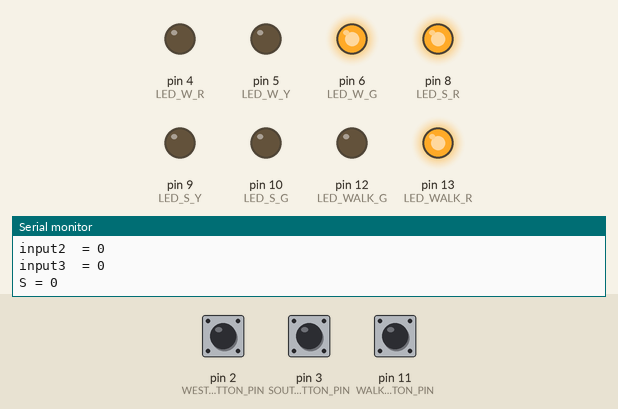
This sketch was run on a simulated Arduino Uno, built with avr-gcc and run on an emulated ATmega328P. On the bench: output pins drawn as LEDs (lit = HIGH), the last lines printed to the serial monitor. The inputs (shaded band) are chosen by the test bench; at power-on: pin 3 (SOUTH_BUTTON_PIN) LOW, pin 2 (WEST_BUTTON_PIN) LOW, pin 11 (WALK_BUTTON_PIN) LOW.

Above: at 3.8 s.
3.9 s: pin 3 (SOUTH_BUTTON_PIN) pulled HIGH for 1.3 s
At 5.0 s:
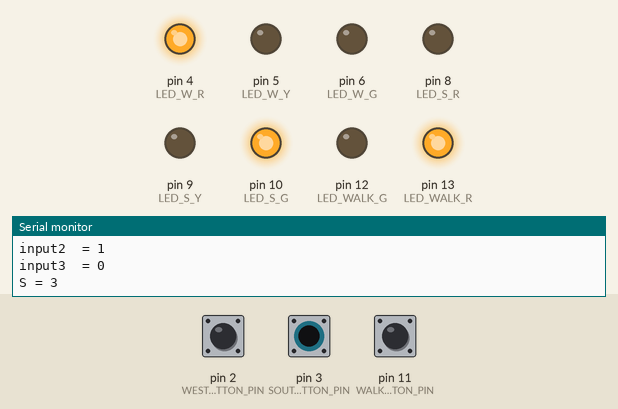
6.7 s: pin 2 (WEST_BUTTON_PIN) pulled HIGH for 1.3 s
At 7.45 s:
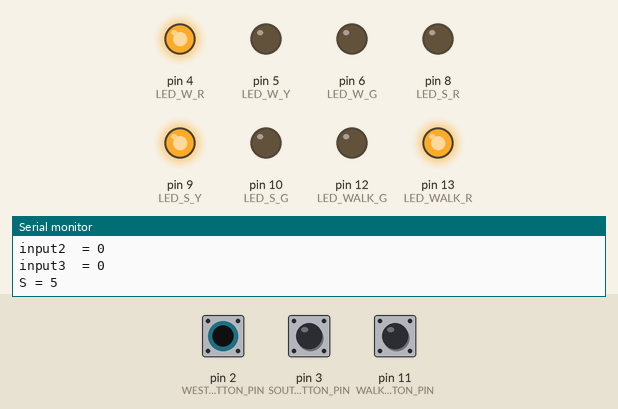
9.5 s: pin 11 (WALK_BUTTON_PIN) pulled HIGH for 1.3 s
At 10.6 s:
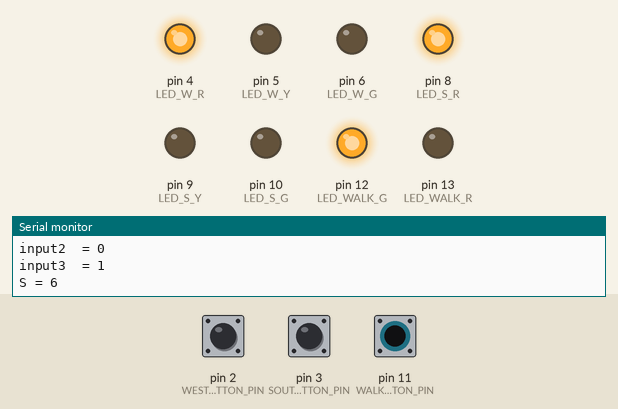
12.3 s: pin 2 (WEST_BUTTON_PIN) pulled HIGH for 1.3 s
At 14.3 s:
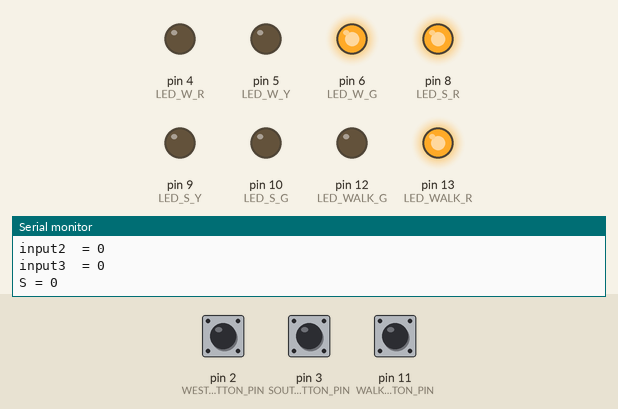
15.8 s: pin 3 (SOUTH_BUTTON_PIN) pulled HIGH for 3.2 s
At 16.39 s:
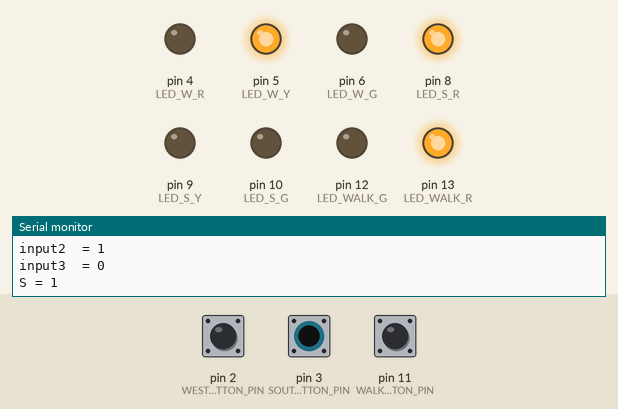
20.5 s: pin 2 (WEST_BUTTON_PIN) pulled HIGH for 3.2 s
At 21.6 s:
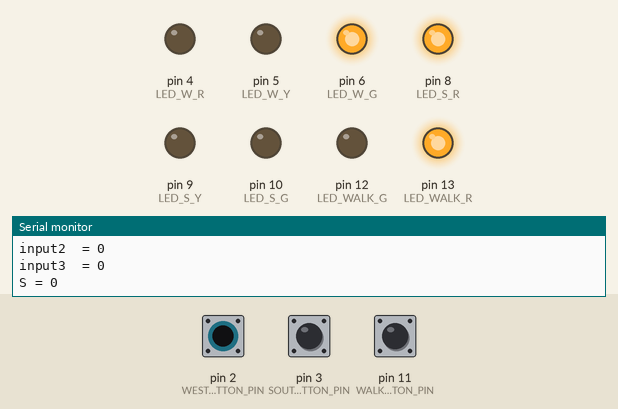
Timing chart, 0 to 23.5 s (numbered marks = the images above; inputs shaded):
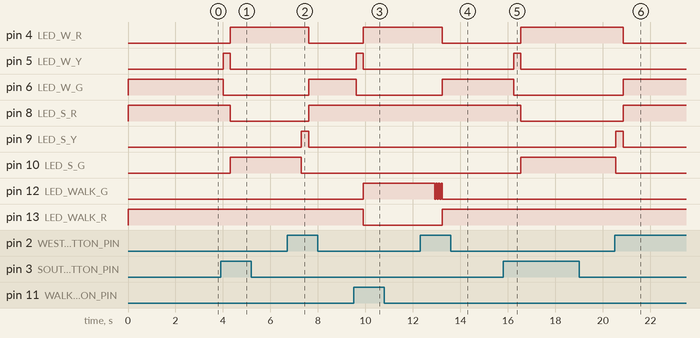

The sketch:

ITC_Assignment_05_code.ino
```cpp
#define LED_W_R 4
#define LED_W_Y 5
#define LED_W_G 6
#define WEST_BUTTON_PIN 2

#define LED_S_R 8
#define LED_S_Y 9
#define LED_S_G 10
#define SOUTH_BUTTON_PIN 3

#define LED_WALK_R 13
#define LED_WALK_G 12
#define WALK_BUTTON_PIN 11

#define goW               0
#define waitW_FROM_S      1
#define waitW_FROM_WALK   2
#define goS               3
#define waitS_FROM_WALK   4
#define waitS_FROM_W      5
#define goWalk            6
#define waitWalk_FROM_W   7
#define waitWalk_FROM_S   8
#define waitWalk_FROM_W2  9
#define waitWalk_FROM_S2  10
#define waitWalk_FROM_W3  11
#define waitWalk_FROM_S3  12
#define waitWalk_FROM_W4  13
#define waitWalk_FROM_S4  14
#define waitWalk_FROM_W5  15
#define waitWalk_FROM_S5  16
#define waitWalk_FROM_W6  17
#define waitWalk_FROM_S6  18

struct State {
  unsigned long ST_Out;
  unsigned long Time;
  unsigned long Next[8];
};
typedef const struct State SType;
SType FSM[19] = {
  {B01001100, 1000, {goW, goW, waitW_FROM_S, waitW_FROM_S, waitW_FROM_WALK, waitW_FROM_WALK, waitW_FROM_S, waitW_FROM_S}},
  {B01001010, 300, {goS, goS, goS, goS, goWalk, goWalk, goS, goS}},
  {B01001010, 300, {goWalk, goWalk, goS, goS, goWalk, goWalk, goS, goS}},
  {B01100001, 1000, {goS, waitS_FROM_W, goS, waitS_FROM_W, waitS_FROM_WALK, waitS_FROM_WALK, waitS_FROM_WALK, waitS_FROM_WALK}},
  {B01010001, 300, {goWalk, goW, goWalk, goW, goWalk, goWalk, goWalk, goWalk}},
  {B01010001, 300, {goW, goW, goW, goW, goWalk, goWalk, goWalk, goWalk}},
  {B10001001, 1000, {goWalk, waitWalk_FROM_W, waitWalk_FROM_S, waitWalk_FROM_W, goWalk, waitWalk_FROM_W, waitWalk_FROM_S, waitWalk_FROM_W}},
  {B00001001, 50, {waitWalk_FROM_W2, waitWalk_FROM_W2, waitWalk_FROM_W2, waitWalk_FROM_W2, waitWalk_FROM_W2, waitWalk_FROM_W2, waitWalk_FROM_W2, waitWalk_FROM_W2}},
  {B00001001, 50, {waitWalk_FROM_S2, waitWalk_FROM_S2, waitWalk_FROM_S2, waitWalk_FROM_S2, waitWalk_FROM_S2, waitWalk_FROM_S2, waitWalk_FROM_S2, waitWalk_FROM_S2}},
  {B10001001, 50, {waitWalk_FROM_W3, waitWalk_FROM_W3, waitWalk_FROM_W3, waitWalk_FROM_W3, waitWalk_FROM_W3, waitWalk_FROM_W3, waitWalk_FROM_W3, waitWalk_FROM_W3}},
  {B10001001, 50, {waitWalk_FROM_S3, waitWalk_FROM_S3, waitWalk_FROM_S3, waitWalk_FROM_S3, waitWalk_FROM_S3, waitWalk_FROM_S3, waitWalk_FROM_S3, waitWalk_FROM_S3}},
  {B00001001, 50, {waitWalk_FROM_W4, waitWalk_FROM_W4, waitWalk_FROM_W4, waitWalk_FROM_W4, waitWalk_FROM_W4, waitWalk_FROM_W4, waitWalk_FROM_W4, waitWalk_FROM_W4}},
  {B00001001, 50, {waitWalk_FROM_S4, waitWalk_FROM_S4, waitWalk_FROM_S4, waitWalk_FROM_S4, waitWalk_FROM_S4, waitWalk_FROM_S4, waitWalk_FROM_S4, waitWalk_FROM_S4}},
  {B10001001, 50, {waitWalk_FROM_W5, waitWalk_FROM_W5, waitWalk_FROM_W5, waitWalk_FROM_W5, waitWalk_FROM_W5, waitWalk_FROM_W5, waitWalk_FROM_W5, waitWalk_FROM_W5}},
  {B10001001, 50, {waitWalk_FROM_S5, waitWalk_FROM_S5, waitWalk_FROM_S5, waitWalk_FROM_S5, waitWalk_FROM_S5, waitWalk_FROM_S5, waitWalk_FROM_S5, waitWalk_FROM_S5}},
  {B00001001, 50, {waitWalk_FROM_W6, waitWalk_FROM_W6, waitWalk_FROM_W6, waitWalk_FROM_W6, waitWalk_FROM_W6, waitWalk_FROM_W6, waitWalk_FROM_W6, waitWalk_FROM_W6}},
  {B00001001, 50, {waitWalk_FROM_S6, waitWalk_FROM_S6, waitWalk_FROM_S6, waitWalk_FROM_S6, waitWalk_FROM_S6, waitWalk_FROM_S6, waitWalk_FROM_S6, waitWalk_FROM_S6}},
  {B10001001, 50, {goW, goW, goS, goW, goW, goW, goS, goW}},
  {B10001001, 50, {goS, goW, goS, goW, goS, goW, goS, goW}},
};
unsigned long S = 0; // index to the current state
void setup() {
  Serial.begin(9600);
  pinMode(LED_W_R, OUTPUT);
  pinMode(LED_W_Y, OUTPUT);
  pinMode(LED_W_G, OUTPUT);
  pinMode(WEST_BUTTON_PIN, INPUT);

  pinMode(LED_S_R, OUTPUT);
  pinMode(LED_S_Y, OUTPUT);
  pinMode(LED_S_G, OUTPUT);
  pinMode(SOUTH_BUTTON_PIN, INPUT);

  pinMode(LED_WALK_R, OUTPUT);
  pinMode(LED_WALK_G, OUTPUT);
  pinMode(WALK_BUTTON_PIN, INPUT);
}
int input, input1, input2, input3;
void loop() {
  digitalWrite(LED_W_R, FSM[S].ST_Out & B00000001);
  digitalWrite(LED_W_Y, FSM[S].ST_Out & B00000010);
  digitalWrite(LED_W_G, FSM[S].ST_Out & B00000100);

  digitalWrite(LED_S_R, FSM[S].ST_Out & B00001000);
  digitalWrite(LED_S_Y, FSM[S].ST_Out & B00010000);
  digitalWrite(LED_S_G, FSM[S].ST_Out & B00100000);

  digitalWrite(LED_WALK_R, FSM[S].ST_Out & B01000000);
  digitalWrite(LED_WALK_G, FSM[S].ST_Out & B10000000);

  delay(FSM[S].Time);
  input1 = digitalRead(WEST_BUTTON_PIN);
  input2 = digitalRead(SOUTH_BUTTON_PIN);
  input3 = digitalRead(WALK_BUTTON_PIN);
  input = input3 * 4 + input2 * 2 + input1;

  Serial.print("input\t= ");
  Serial.println(input);
  Serial.print("input1\t= ");
  Serial.println(input1);
  Serial.print("input2\t= ");
  Serial.println(input2);
  Serial.print("input3\t= ");
  Serial.println(input3);

  S = FSM[S].Next[input];

  Serial.print("S = ");
  Serial.println(S);
}
```

Measured:
- after the input at 3.9 s, pin 4 (LED_W_R), pin 10 (LED_S_G): LOW → HIGH after 0.40 s; pin 5 (LED_W_Y): LOW → HIGH after 0.10 s, → LOW 0.30 s later; pin 6 (LED_W_G): HIGH → LOW after 0.10 s; pin 8 (LED_S_R): HIGH → LOW after 0.40 s
- after the input at 6.7 s, pin 4 (LED_W_R): HIGH → LOW after 0.91 s; pin 6 (LED_W_G), pin 8 (LED_S_R): LOW → HIGH after 0.91 s; pin 9 (LED_S_Y): LOW → HIGH after 0.61 s, → LOW 0.30 s later; pin 10 (LED_S_G): HIGH → LOW after 0.61 s
- after the input at 9.5 s, pin 4 (LED_W_R), pin 12 (LED_WALK_G): LOW → HIGH after 0.41 s; pin 5 (LED_W_Y): LOW → HIGH after 0.11 s, → LOW 0.30 s later; pin 6 (LED_W_G): HIGH → LOW after 0.11 s; pin 13 (LED_WALK_R): HIGH → LOW after 0.41 s
- after the input at 12.3 s, pin 4 (LED_W_R): HIGH → LOW after 0.94 s; pin 6 (LED_W_G), pin 13 (LED_WALK_R): LOW → HIGH after 0.94 s; pin 12 (LED_WALK_G): alternates HIGH for 0.06 s and LOW for 0.06 s, 7 changes in all, then stays LOW, starting after 0.61 s
- after the input at 15.8 s, pin 4 (LED_W_R), pin 10 (LED_S_G): LOW → HIGH after 0.74 s; pin 5 (LED_W_Y): LOW → HIGH after 0.44 s, → LOW 0.30 s later; pin 6 (LED_W_G): HIGH → LOW after 0.44 s; pin 8 (LED_S_R): HIGH → LOW after 0.74 s
- after the input at 20.5 s, pin 4 (LED_W_R): HIGH → LOW after 0.35 s; pin 6 (LED_W_G), pin 8 (LED_S_R): LOW → HIGH after 0.35 s; pin 9 (LED_S_Y): LOW → HIGH after 0.05 s, → LOW 0.30 s later; pin 10 (LED_S_G): HIGH → LOW after 0.05 s
